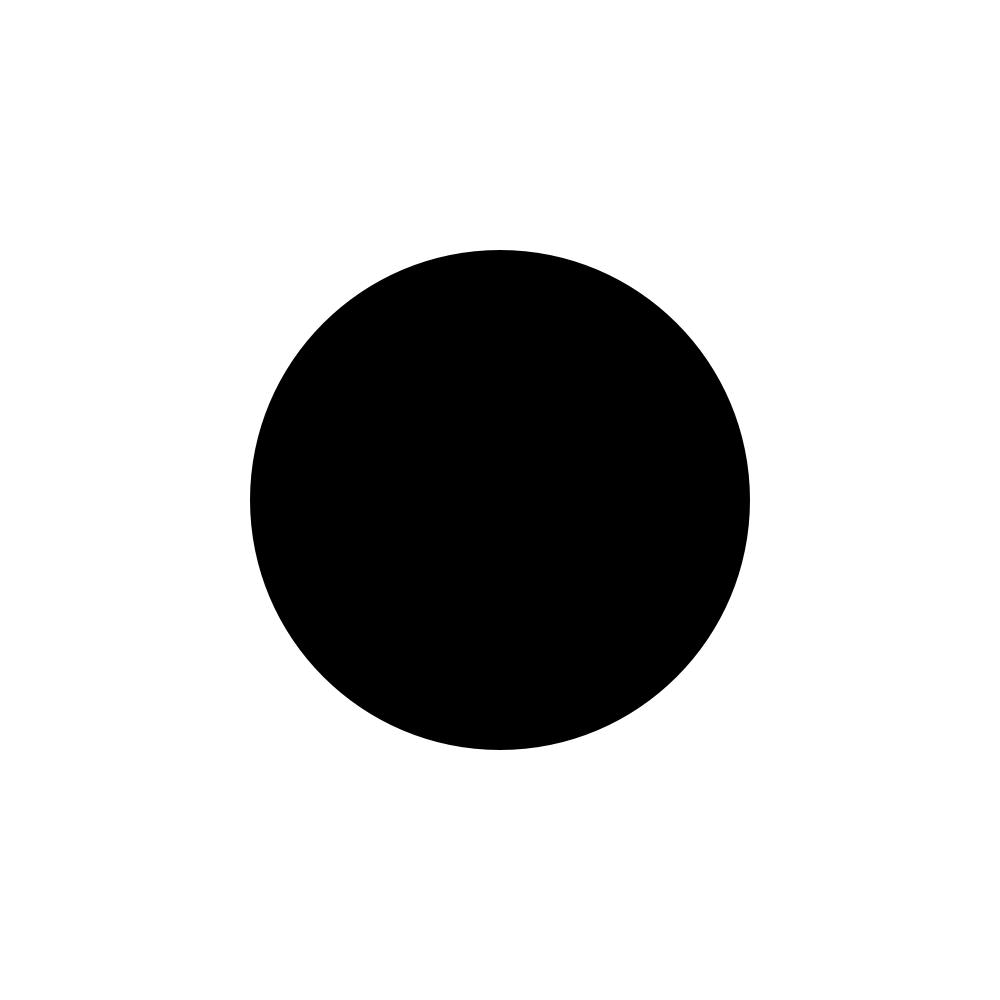
Frame 1 (no input)
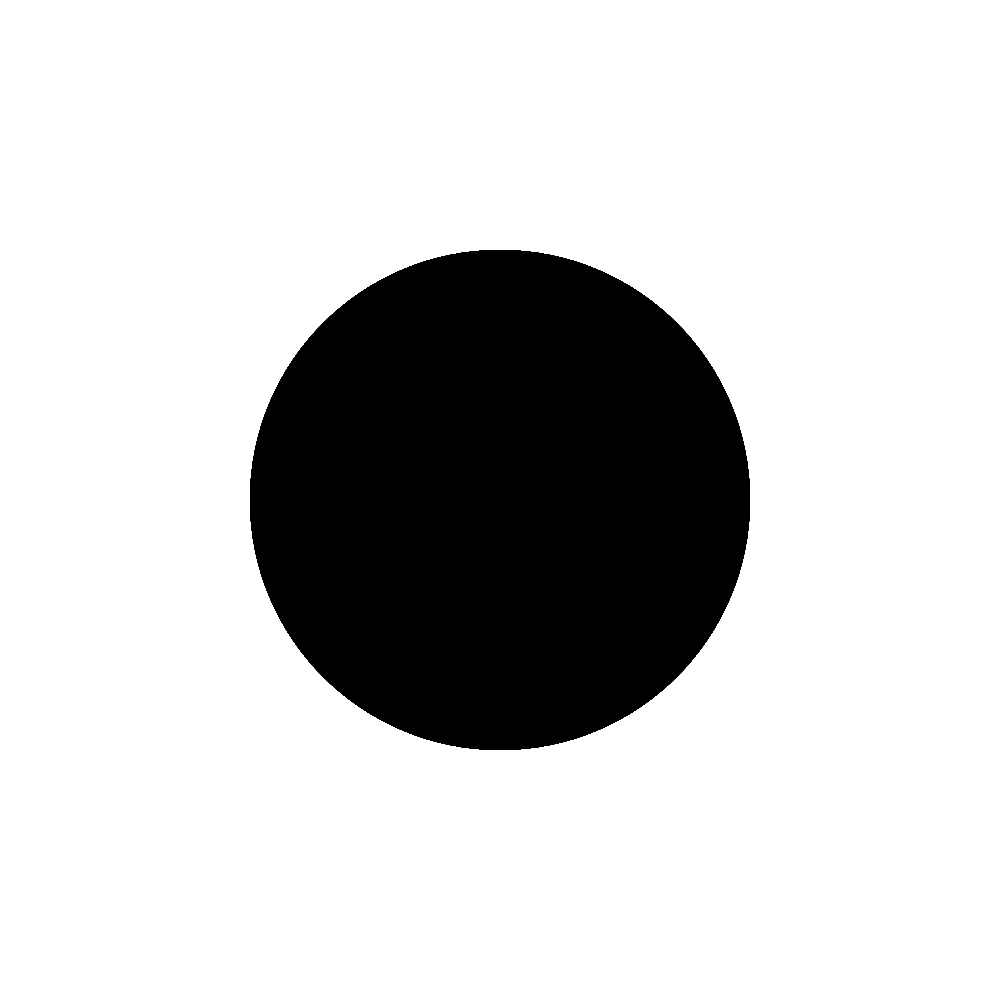
Frame 60 (the mouse pressed at the canvas centre just before this capture)
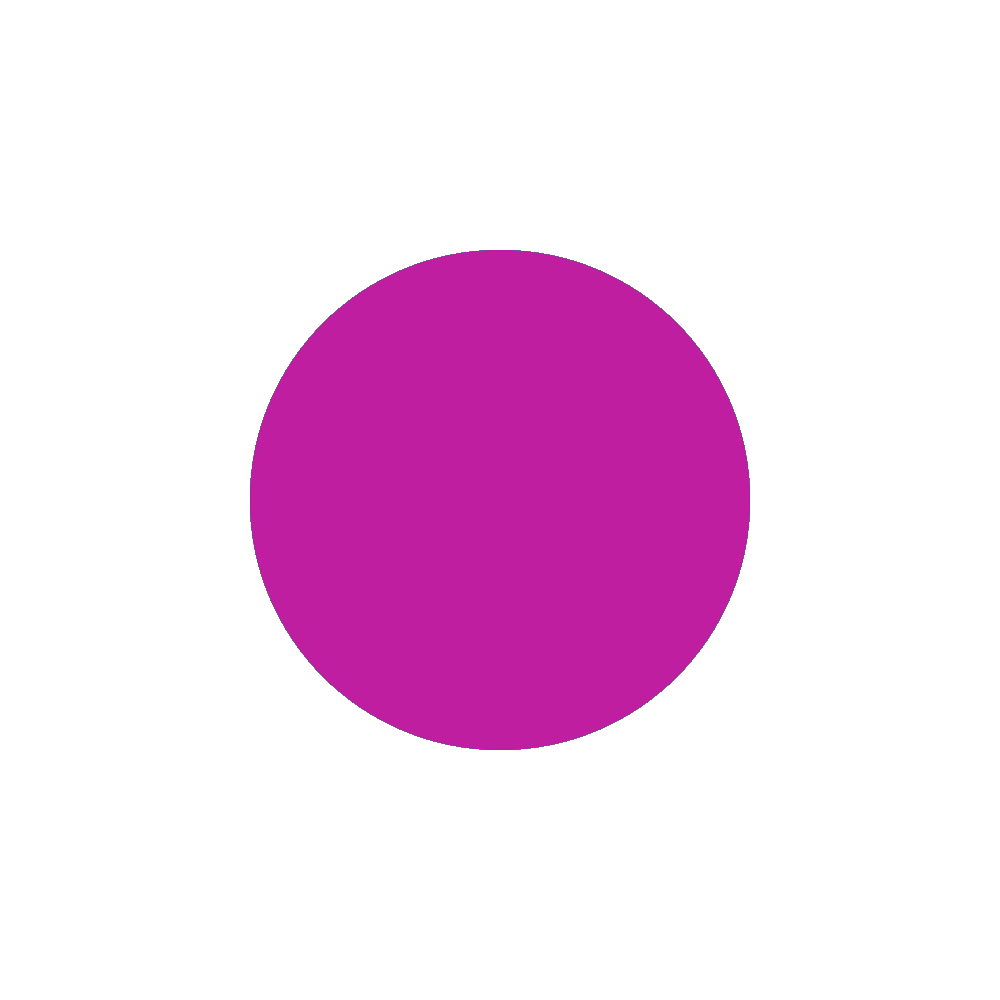
Frame 120 (the mouse held since frame 60 and released just before this capture)

The Processing sketch that drew these frames (run headless with seeded random() and noise(); from frame 60 on, the mouse is pressed at the canvas centre):

// Processing sketch: Quiz1Sketch1
// ── Quiz1Sketch1.pde
///////////////////////
//
// Sketch 1: Circle changes color with mouse hover
//
// Written by Bex
//
///////////////////////

void setup() {
  background(255);
  size(1000, 1000);
  noStroke();
}

void draw() {
  if(dist(mouseX, mouseY, width/2, height/2) < width/4) { //if distance is less than radius (half of diameter)
    fill(random(255), random(255), random(255)); //random color fill
    ellipse(width/2, height/2, width/2, height/2); 
  } else { //not hovering over circle
    fill(0); //black fill
    ellipse(width/2, height/2, width/2, height/2); 
  }
}
